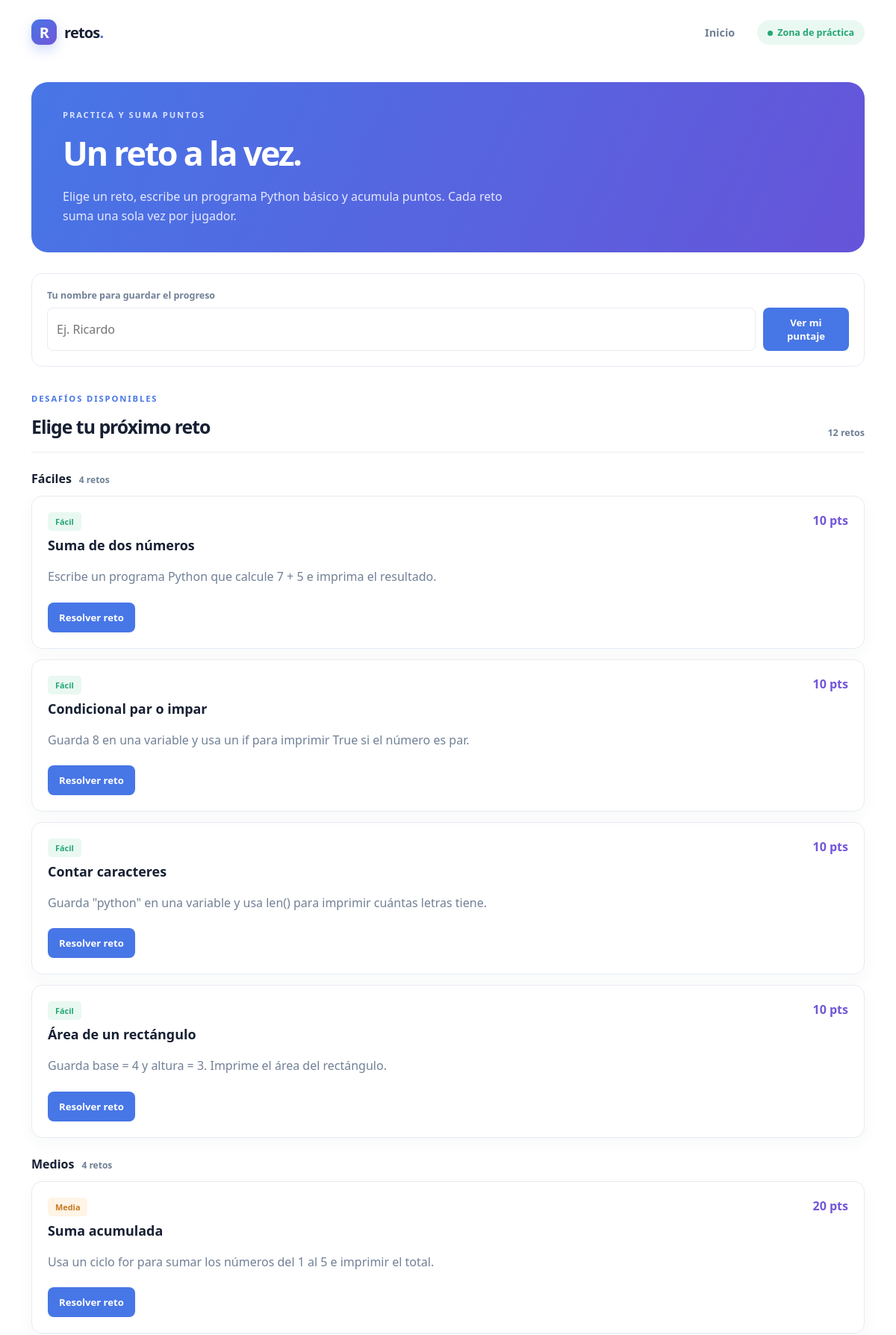
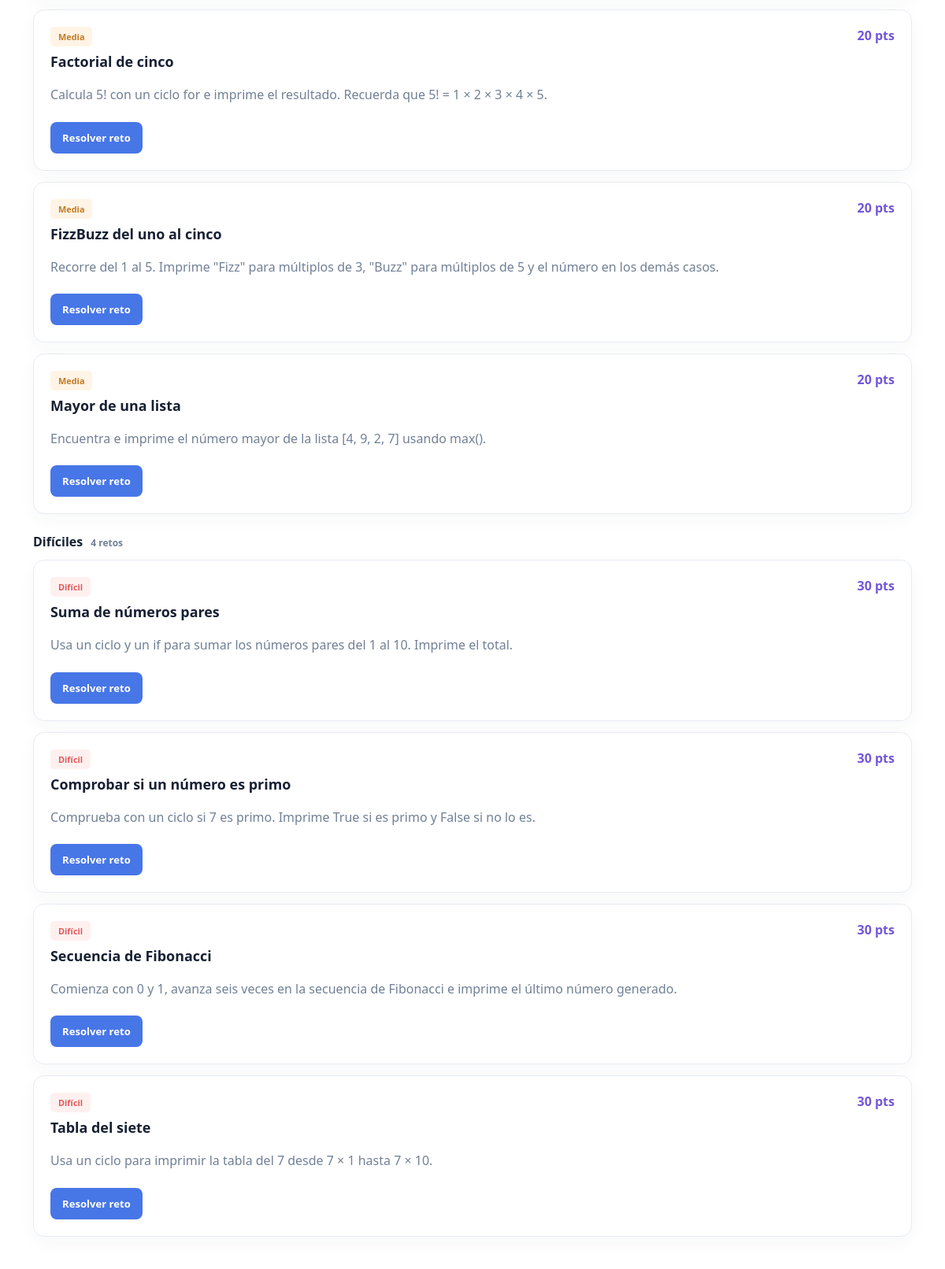
Screenshot of /jugar/ (upper part) with the database file from the repository (2 pictures, top to bottom).
### retos/models.py (models this page shows, shortened)
class Reto(models.Model):
    DIFICULTAD_CHOICES = [
        ('FACIL', 'Fácil'),
        ('MEDIA', 'Media'),
        ('DIFICIL', 'Difícil'),
    ]
    titulo = models.CharField(max_length=150)
    descripcion = models.TextField()
    dificultad = models.CharField(max_length=10, choices=DIFICULTAD_CHOICES, default='FACIL')
    puntos = models.PositiveIntegerField(default=10)
    activo = models.BooleanField(default=True)
    fecha_creacion = models.DateTimeField(auto_now_add=True)
    categoria = models.ForeignKey(Categoria, on_delete=models.CASCADE, related_name='retos')
    respuesta_correcta = models.CharField(max_length=255, blank=True, default='')

### retos/views.py (the view)
# urls.py: path("jugar/", jugar, name="jugar"),
def jugar(request):
    usuario = " ".join(request.GET.get("usuario", "").strip().split())[:80]
    retos = Reto.objects.filter(activo=True).select_related("categoria").order_by("id")
    completados = set()
    puntos_usuario = 0
    if usuario:
        resoluciones = RetoResuelto.objects.filter(usuario=usuario.casefold())
        completados = set(resoluciones.values_list("reto_id", flat=True))
        puntos_usuario = resoluciones.aggregate(total=Sum("puntos_obtenidos"))["total"] or 0
    contexto = {
        "retos_por_dificultad": [
            {
                "nombre": nombre,
                "retos": retos.filter(dificultad=codigo),
            }
            for codigo, nombre in [
                ("FACIL", "Fáciles"),
                ("MEDIA", "Medios"),
                ("DIFICIL", "Difíciles"),
            ]
        ],
        "total_retos": retos.count(),
        "usuario": usuario,
        "retos_completados": completados,
        "puntos_usuario": puntos_usuario,
        "registro_participantes": obtener_registro_participantes(),
    }
    return render(request, "retos/jugar.html", contexto)

### retos/reportes.py (called while the page is built, shortened)
def obtener_registro_participantes():
    participantes = {}
    registro = list(participantes.values())
    registro.sort(key=lambda participante: participante["ultima_actividad"], reverse=True)
    registro.sort(key=lambda participante: participante["puntos"], reverse=True)
    return registro

### retos/templates/retos/jugar.html (shortened to what this page needs)
{% load static %}
<!DOCTYPE html>
<html lang="es">
<head>
    <link rel="stylesheet" href="{% static 'retos/css/style.css' %}">
</head>
<body>
    <header class="site-header">
        <a class="brand" href="/" aria-label="Ir al inicio">
            <span class="brand-mark">R</span>
            <span>retos<span class="brand-dot">.</span></span>
        </a>
        <nav class="top-nav" aria-label="Navegación principal">
            <a class="nav-link" href="/">Inicio</a>
            <span class="status-badge"><span class="status-dot"></span>Zona de práctica</span>
        </nav>
    </header>
    <main class="page-shell play-shell">
        <section class="play-hero">
            <p class="eyebrow">PRACTICA Y SUMA PUNTOS</p>
            <h1>Un reto a la vez.</h1>
            <p>Elige un reto, escribe un programa Python básico y acumula puntos. Cada reto suma una sola vez por jugador.</p>
        </section>
        <section class="player-summary">
            <form class="player-form" method="get" action="{% url 'jugar' %}">
                <label for="player-name">Tu nombre para guardar el progreso</label>
                <div class="player-form-row">
                    <input id="player-name" type="text" name="usuario" maxlength="80" value="{{ usuario }}" placeholder="Ej. Ricardo" autocomplete="nickname">
                    <button class="play-button" type="submit">Ver mi puntaje</button>
                </div>
            </form>
        </section>
        <section class="play-layout">
            <div class="play-challenges">
                <div class="section-heading">
                    <div>
                        <p class="eyebrow">DESAFÍOS DISPONIBLES</p>
                        <h2>Elige tu próximo reto</h2>
                    </div>
                    <span class="section-count">{{ total_retos }} retos</span>
                </div>
                {% for grupo in retos_por_dificultad %}
                    <section class="difficulty-group">
                        <h3 class="difficulty-heading">{{ grupo.nombre }} <span>{{ grupo.retos|length }} retos</span></h3>
                        {% for reto in grupo.retos %}
                            <article class="play-card">
                                <div class="play-card-heading">
                                    <div>
                                        <span class="badge badge-{{ reto.get_dificultad_display }}">{{ reto.get_dificultad_display }}</span>
                                        <h3>{{ reto.titulo }}</h3>
                                    </div>
                                    <span class="play-points">{{ reto.puntos }} pts</span>
                                </div>
                                <p class="play-prompt">{{ reto.descripcion|linebreaksbr }}</p>
                                <a class="play-button play-link" href="{% url 'detalle_reto' reto.id %}{% if usuario %}?usuario={{ usuario|urlencode }}{% endif %}">
                                    {% if reto.id in retos_completados %}Ver reto{% else %}Resolver reto{% endif %}
                                </a>
                            </article>
                        {% empty %}
                            <p class="empty-state">Todavía no hay retos de esta dificultad.</p>
                        {% endfor %}
                    </section>
                {% empty %}
                    <p class="empty-state">Todavía no hay retos activos. Vuelve pronto.</p>
                {% endfor %}
            </div>
        </section>
    </main>
</body>
</html>

### retos/static/retos/css/style.css (style rules this page uses)
:root { --ink: #172033; --muted: #718096; --soft: #f6f8fc; --line: #e7ebf2; --blue: #4776e6; --purple: #7256d9; --orange: #ed8a4b; --green: #25a774; }
* { box-sizing: border-box; }
html { scroll-behavior: smooth; }
body { font-family: "Segoe UI", Arial, sans-serif; background: #fff; color: var(--ink); margin: 0; min-height: 100vh; display: flex; flex-direction: column; }
.site-header { width: 100%; max-width: 1180px; margin: 0 auto; padding: 26px 32px; display: flex; align-items: center; justify-content: space-between; }
.brand { color: var(--ink); display: flex; align-items: center; gap: 10px; font-size: 1.25rem; font-weight: 800; text-decoration: none; letter-spacing: -0.04em; }
.brand-mark { width: 34px; height: 34px; border-radius: 11px; display: grid; place-items: center; color: #fff; background: linear-gradient(135deg, var(--blue), var(--purple)); box-shadow: 0 7px 16px rgba(71, 118, 230, .25); }
.brand-dot { color: var(--blue); }
.top-nav { display: flex; align-items: center; gap: 30px; }
.nav-link { color: var(--muted); text-decoration: none; font-size: .9rem; font-weight: 600; }
.status-badge { color: var(--green); background: #eaf8f2; border-radius: 30px; padding: 8px 14px; font-size: .78rem; font-weight: 700; }
.status-dot { display: inline-block; width: 7px; height: 7px; margin-right: 6px; border-radius: 50%; background: var(--green); }
.page-shell { width: min(1116px, calc(100% - 64px)); margin: 0 auto; flex: 1; }
.eyebrow { color: var(--blue); margin: 0 0 13px; font-size: .7rem; font-weight: 800; letter-spacing: .17em; }
.section-heading { display: flex; align-items: end; justify-content: space-between; border-bottom: 1px solid var(--line); padding-bottom: 17px; }
.section-heading h2 { margin: 0; font-size: 1.55rem; letter-spacing: -.04em; }
.section-count { color: var(--muted); font-size: .78rem; font-weight: 600; }
.badge { padding: 5px 10px; border-radius: 5px; font-size: .68rem; font-weight: 800; }
.badge-Fácil, .badge-Facil { color: var(--green); background: #eaf8f2; }
.badge-Media { color: #c47a24; background: #fff4e5; }
.badge-Difícil, .badge-Dificil { color: #df5b5b; background: #fff0f0; }
.play-shell { padding-bottom: 55px; }
.play-link { display: inline-flex; align-items: center; margin-top: 4px; text-decoration: none; }
.play-hero { margin: 24px 0 28px; padding: 36px 42px; border-radius: 22px; color: #fff; background: linear-gradient(115deg, #4776e6, #6654d9); }
.play-hero .eyebrow { color: #d9e1ff; }
.play-hero h1 { margin: 0; font-size: clamp(2rem, 4vw, 2.8rem); letter-spacing: -.05em; }
.play-hero p:last-child { max-width: 620px; margin-bottom: 0; color: #e5e9ff; line-height: 1.6; }
.player-summary { display: flex; align-items: end; justify-content: space-between; gap: 24px; margin-bottom: 35px; padding: 20px; border: 1px solid var(--line); border-radius: 14px; }
.player-form { flex: 1; }
.player-form label, .answer-form label { display: flex; flex-direction: column; gap: 7px; color: var(--muted); font-size: .78rem; font-weight: 700; }
.player-form-row { display: flex; gap: 10px; margin-top: 8px; }
.player-form input, .answer-form input { width: 100%; min-width: 0; padding: 11px 12px; border: 1px solid var(--line); border-radius: 8px; color: var(--ink); font: inherit; }
.play-button { border: 0; border-radius: 8px; padding: 11px 15px; color: #fff; background: var(--blue); font: inherit; font-size: .82rem; font-weight: 750; cursor: pointer; }
.play-layout { display: grid; grid-template-columns: minmax(0, 1fr); gap: 28px; align-items: start; }
.play-challenges > .section-heading { margin-bottom: 18px; }
.play-card { margin-bottom: 14px; padding: 21px; border: 1px solid var(--line); border-radius: 14px; box-shadow: 0 7px 22px rgba(35, 46, 79, .035); }
.play-card-heading { display: flex; justify-content: space-between; align-items: start; gap: 16px; }
.play-card h3 { margin: 10px 0 0; font-size: 1.12rem; }
.play-points { color: var(--purple); font-weight: 800; white-space: nowrap; }
.play-prompt { margin: 17px 0; color: var(--muted); line-height: 1.65; }
.difficulty-group { margin: 24px 0; }
.difficulty-heading { display: flex; align-items: baseline; gap: 10px; margin: 0 0 12px; font-size: 1rem; }
.difficulty-heading span { color: var(--muted); font-size: .75rem; font-weight: 600; }

### rows the page displays
Reto: dificultad "Fácil", titulo "Suma de dos números", puntos "10", descripcion "Escribe un programa Python que calcule 7 + 5 e imprima el resultado.", shows "Resolver reto"
Reto: dificultad "Fácil", titulo "Condicional par o impar", puntos "10", descripcion "Guarda 8 en una variable y usa un if para imprimir True si el número es par.", shows "Resolver reto"
Reto: dificultad "Fácil", titulo "Contar caracteres", puntos "10", descripcion "Guarda \"python\" en una variable y usa len() para imprimir cuántas letras tiene.", shows "Resolver reto"
Reto: dificultad "Fácil", titulo "Área de un rectángulo", puntos "10", descripcion "Guarda base = 4 y altura = 3. Imprime el área del rectángulo.", shows "Resolver reto"
Reto: dificultad "Media", titulo "Suma acumulada", puntos "20", descripcion "Usa un ciclo for para sumar los números del 1 al 5 e imprimir el total.", shows "Resolver reto"
Reto: dificultad "Media", titulo "Factorial de cinco", puntos "20", descripcion "Calcula 5! con un ciclo for e imprime el resultado. Recuerda que 5! = 1 × 2 × 3 × 4 × 5.", shows "Resolver reto"
Reto: dificultad "Media", titulo "FizzBuzz del uno al cinco", puntos "20", descripcion "Recorre del 1 al 5. Imprime \"Fizz\" para múltiplos de 3, \"Buzz\" para múltiplos de 5 y el número en los demás casos.", shows "Resolver reto"
Reto: dificultad "Media", titulo "Mayor de una lista", puntos "20", descripcion "Encuentra e imprime el número mayor de la lista [4, 9, 2, 7] usando max().", shows "Resolver reto"
Reto: dificultad "Difícil", titulo "Suma de números pares", puntos "30", descripcion "Usa un ciclo y un if para sumar los números pares del 1 al 10. Imprime el total.", shows "Resolver reto"
Reto: dificultad "Difícil", titulo "Comprobar si un número es primo", puntos "30", descripcion "Comprueba con un ciclo si 7 es primo. Imprime True si es primo y False si no lo es.", shows "Resolver reto"
Reto: dificultad "Difícil", titulo "Secuencia de Fibonacci", puntos "30", descripcion "Comienza con 0 y 1, avanza seis veces en la secuencia de Fibonacci e imprime el último número generado.", shows "Resolver reto"
Reto: dificultad "Difícil", titulo "Tabla del siete", puntos "30", descripcion "Usa un ciclo para imprimir la tabla del 7 desde 7 × 1 hasta 7 × 10.", shows "Resolver reto"

### other values shown
{{ total_retos }} "12"
{{ grupo.nombre }} "Fáciles" "Medios" "Difíciles"
{{ grupo.retos|length }} "4" "4" "4"
